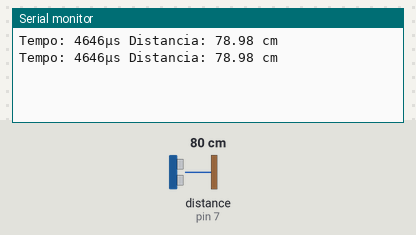
This sketch was run on a simulated Arduino Uno, built with avr-gcc and run on an emulated ATmega328P. On the bench: the last lines printed to the serial monitor. Wiring (inferred from the names in the program): ultrasonic range finder: trigger pin 6; echo pin 7. Inputs (shaded band) come from the test bench; at power-on: distance to the obstacle (sensor on pin 7) 80 cm. The echo pulse lasts 58.3 µs per cm.

Above: at 1.8 s.
1.9 s: distance to the obstacle (sensor on pin 7) set to 2 cm
At 2.8 s:
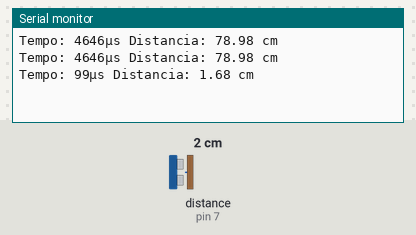
3.4 s: distance to the obstacle (sensor on pin 7) set to 4 cm
At 4.8 s:
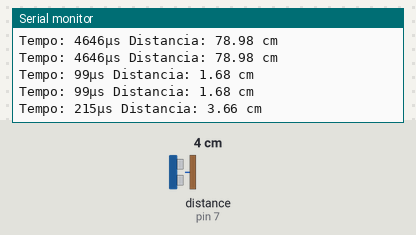
Timing chart, 0 to 6.4 s (numbered marks = the images above; inputs shaded):
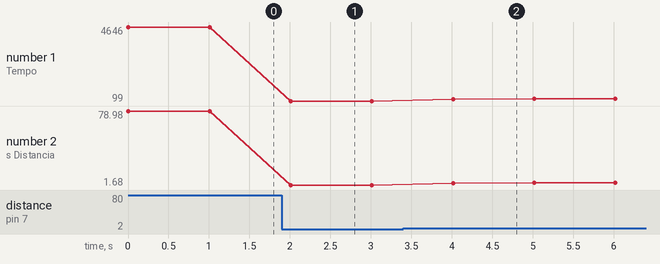

Measured:
- after the input at 1.9 s, the serial monitor: prints a new line after 0.11 s (image 1)
- after the input at 3.4 s, the serial monitor: prints a new line after 0.62 s (image 2)
- plotted number 1: 4646 → 99 after the input at 1.9 s, 99 → 235 after the input at 3.4 s
- plotted number 2: 78.98 → 1.68 after the input at 1.9 s, 1.68 → 4 after the input at 3.4 s

The sketch:

SensorUltrassonico.ino
```cpp
const int echoPin = 7, triggerPin = 6;
long tempo;
float distancia;

void setup() {
  // put your setup code here, to run once:

  pinMode(echoPin, INPUT);
  pinMode(triggerPin, OUTPUT);
  Serial.begin(9600);
}

void loop() {
  // put your main code here, to run repeatedly:

//Garantir que o triggerPin não está a enviar nada
digitalWrite(triggerPin, LOW);
delayMicroseconds(2);

//Gerar o ultrassom durante 10 microsegundos
digitalWrite(triggerPin, HIGH);
delayMicroseconds(10);
digitalWrite(triggerPin, LOW);

tempo = pulseIn(echoPin, HIGH);
distancia = tempo * 0.034 / 2;

Serial.print("Tempo: ");
Serial.print(tempo);
Serial.print("μs Distancia: ");
Serial.print(distancia);
Serial.println(" cm");
delay(1000);
}
```
